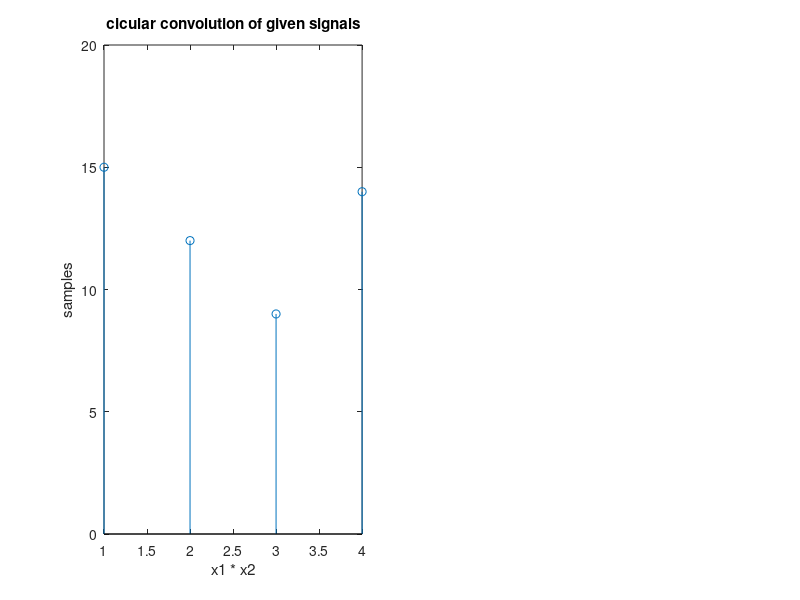

MATLAB code to generate this figure:
x1 = [1, 2, 2, 0]
x2 = [1, 2, 3, 4]

l1 = length(x1)
l2 = length(x2)


if l1 > l2
  x2 = [x2, zeros(1, l1 - l2)]
elseif l1 < l2
  x1 = [x1, zeros(1, l2 - l1)]
end

n = max(l1, l2)

y = zeros(1,n)

for m = 0:n-1
  for o = 0:n-1
    z = mod(m-o , n);
    y(m + 1) = y(m + 1) + x1(o + 1) .* x2(z + 1)
  end
end

subplot(1,2,1)
stem(y)
xlabel('x1 * x2');
ylabel("samples");
title("cicular convolution of given signals");
